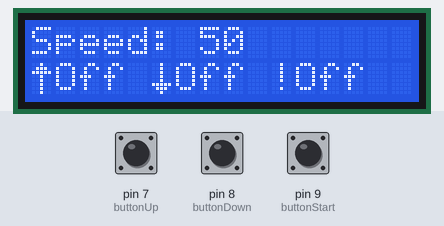
The sketch below on a simulated Arduino Uno, built with avr-gcc and run on an emulated ATmega328P. Parts: 16×2 character LCD. The inputs (shaded band) are chosen by the test bench; at power-on: pin 7 (buttonUp) HIGH, pin 8 (buttonDown) HIGH, pin 9 (buttonStart) HIGH.

Above: at 1.2 s.
1.3 s: pin 7 (buttonUp) pulled LOW for 1 s
At 1.45 s:
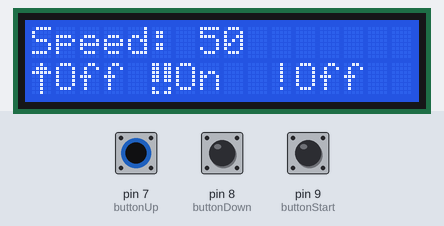
4.0 s: pin 8 (buttonDown) pulled LOW for 3.2 s
At 4.15 s:
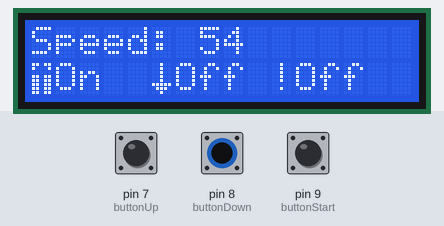
8.7 s: pin 9 (buttonStart) pulled LOW for 0.15 s
At 8.77 s:
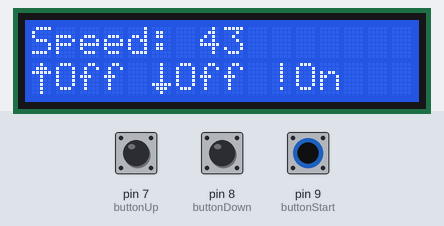
10.3 s: pin 7 (buttonUp) pulled LOW for 0.15 s
At 11.8 s:
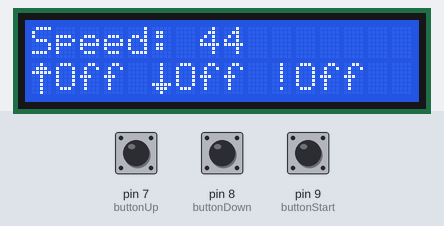
12.1 s: pin 8 (buttonDown) pulled LOW for 1 s
At 14.3 s:
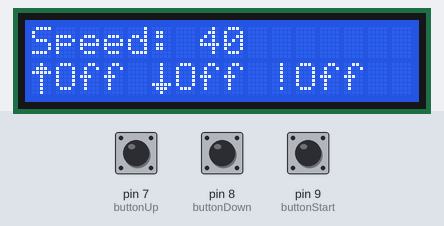
14.6 s: pin 9 (buttonStart) pulled LOW for 1 s
At 14.9 s:
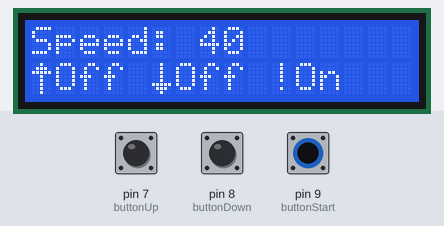
Timing chart, 0 to 17.6 s (numbered marks = the images above; inputs shaded):
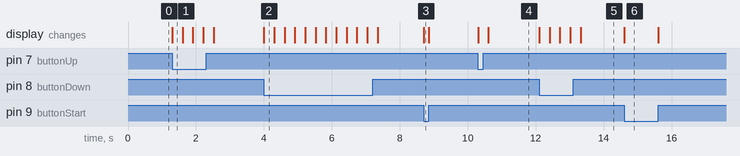

The sketch:

lcd-display-basic-values.ino
```cpp
/*
  The circuit:
   LCD RS pin to digital pin 12
   LCD Enable pin to digital pin 11
   LCD D4 pin to digital pin 5
   LCD D5 pin to digital pin 4
   LCD D6 pin to digital pin 3
   LCD D7 pin to digital pin 2
   LCD R/W pin to ground
   LCD VSS pin to ground
   LCD VCC pin to 5V
   10K resistor:
   ends to +5V and ground
   wiper to LCD VO pin (pin 3)
*/

// include the library code:
#include <LiquidCrystal.h>

// initialize the library by associating any needed LCD interface pin
// with the arduino pin number it is connected to
const int rs = 12, en = 11, d4 = 5, d5 = 4, d6 = 3, d7 = 2;
LiquidCrystal lcd(rs, en, d4, d5, d6, d7);

int motorSpeed = 50;

const int buttonUp = 7; // Button to increase the value of the motor speed
const int buttonDown = 8; // Button to decrease the value of the motor speed
const int buttonStart = 9; // Button to start the motor sequence
int buttonUpState = 0;
int buttonDownState = 0;
int buttonStartState = 0;
char off[4] = "Off";
char on[4] = "On "; // The extra space is there so the last "f" from "off" won't stay visible

// These following lines are custom characters generated here: https://maxpromer.github.io/LCD-Character-Creator/
// They create up and down arrows as well as inverted up and down arrows
byte arrowUp[] = {
  B00100,
  B01110,
  B11111,
  B00100,
  B00100,
  B00100,
  B00100,
  B00100
};

byte arrowUpInverted[] = {
  B11011,
  B10001,
  B00000,
  B11011,
  B11011,
  B11011,
  B11011,
  B11011
};

byte arrowDown[] = {
  B00100,
  B00100,
  B00100,
  B00100,
  B00100,
  B11111,
  B01110,
  B00100
};

byte arrowDownInverted[] = {
  B11011,
  B11011,
  B11011,
  B11011,
  B11011,
  B00000,
  B10001,
  B11011
};

void setup() {
  // set up the LCD's number of columns and rows:
  lcd.begin(16, 2);
  pinMode(buttonUp, INPUT);    // initialize button as an input
  pinMode(buttonDown, INPUT);  // initialize button as an input
  pinMode(buttonStart, INPUT); // initialize button as an input
  lcd.createChar(0, arrowUp);
  lcd.createChar(1, arrowUpInverted);
  lcd.createChar(2, arrowDown);
  lcd.createChar(3, arrowDownInverted);
}

void loop() {
  // set the cursor to column 0, line 1
  // (note: line 1 is the second row, since counting begins with 0):
  lcd.setCursor(0, 0);
  lcd.print("Speed: ");
  lcd.print(motorSpeed);

  lcd.setCursor(0, 1);
  lcd.write(byte(0));// this displays the up arrow

  lcd.setCursor(5, 1);
  lcd.write(byte(2)); // this displays the down arrow

  lcd.setCursor(10, 1);
  lcd.print("!");

  buttonUpState = digitalRead(buttonUp);
  if (buttonUpState == LOW) {
    lcd.setCursor(5, 1);
    lcd.write(byte(3)); // this switches the arrow to inverted when the button is pressed
    lcd.print(on);
    delay(300);
    if (motorSpeed + 1 >= 99) {
      motorSpeed = 99;
    } else {
      motorSpeed = motorSpeed + 1;
    }
  } else {
    lcd.setCursor(6, 1);
    lcd.print(off);
  }

  buttonDownState = digitalRead(buttonDown);
  if (buttonDownState == LOW) {
    lcd.setCursor(0, 1);
    lcd.write(byte(1)); // this switches the arrow to inverted when the button is pressed
    lcd.print(on);
    delay(300);
    if (motorSpeed - 1 <= 0) {
      motorSpeed = 0;
    } else {
      motorSpeed = motorSpeed - 1;
    }
  } else {
    lcd.setCursor(1, 1);
    lcd.print(off);
  }

  buttonStartState = digitalRead(buttonStart);
  if (buttonStartState == LOW ) {

    lcd.setCursor(11, 1);
    lcd.print(on);

  } else {
    lcd.setCursor(11, 1);
    lcd.print(off);
  }


}
```

Measured:
- after the input at 1.3 s, the display: changes at once (image 1)
- after the input at 4.0 s, the display: changes at once (image 2)
- after the input at 8.7 s, the display: changes at once (image 3)
- after the input at 10.3 s, the display: first changes at once (image 4 shows a later state)
- after the input at 12.1 s, the display: first changes at once (image 5 shows a later state)
- after the input at 14.6 s, the display: changes at once (image 6)
